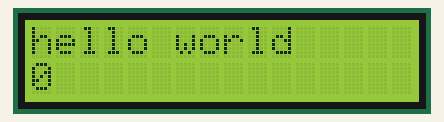
Recording of a sketch running on a simulated Arduino Uno, built with avr-gcc and run on an emulated ATmega328P. Parts: 16×2 character LCD.

Above: at 0.1 s.
At 4.6 s:
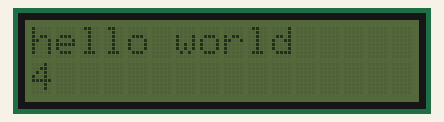
At 9.7 s:
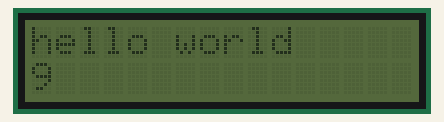
At 19.7 s:
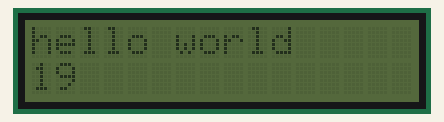
At 29.3 s:
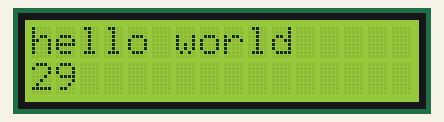
At 38.8 s:
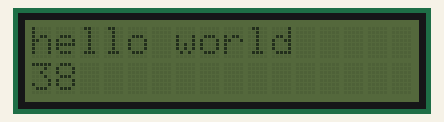

The sketch:

lcd.ino
```cpp
#include "Adafruit_LiquidCrystal.h"

// C++ code
//


int seconds = 0;

Adafruit_LiquidCrystal lcd_1(0);

void setup()
{
  lcd_1.begin(16, 2);

  lcd_1.print("hello world");
}

void loop()
{
  lcd_1.setCursor(0, 1);
  lcd_1.print(seconds);
  lcd_1.setBacklight(1);
  delay(500); // Wait for 500 millisecond(s)
  lcd_1.setBacklight(0);
  delay(500); // Wait for 500 millisecond(s)
  seconds += 1;
}
```

Measured:
- what the display in image 1 shows lasts 0.5 s, from 4.6 s to 5.1 s
